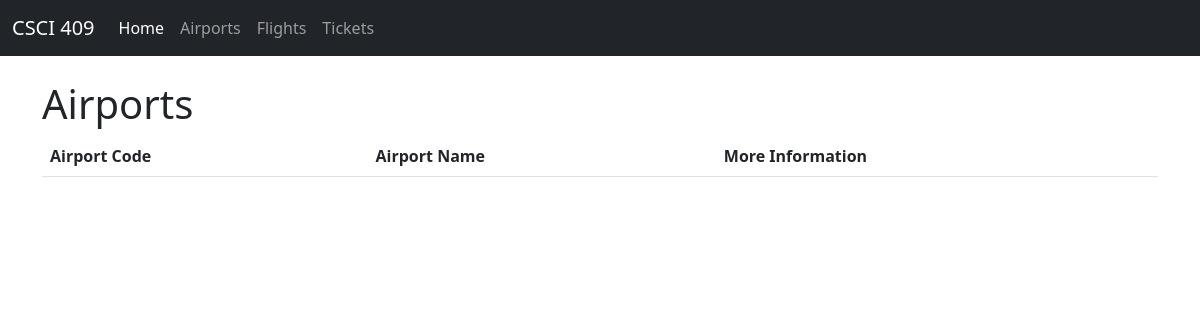
/, run on an earlier commit of the app's database.
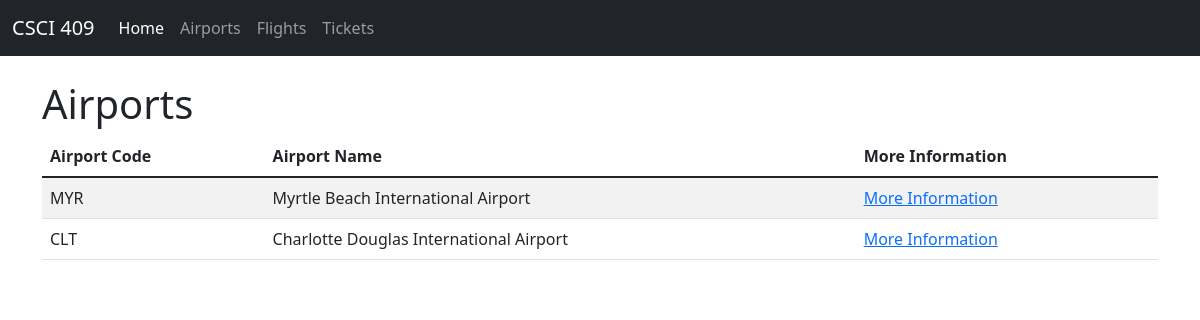
And on a later commit of the database.
### airports/models.py (models this page shows)
class Airport(models.Model):
    name = models.CharField(max_length=255)
    airport_code = models.CharField(max_length=3)
    address = models.CharField(max_length=255)
    city = models.CharField(max_length=255)
    state = models.CharField(max_length=2)
    zipcode = models.CharField(max_length=5)
    is_open = models.BooleanField()

### airports/views.py (the view)
# urls.py: path('', airports.views.index),
def index(request):
    airports = Airport.objects.all()
    context = {'airports': airports}
    return render(request, 'airports/index.html', context)

### airports/templates/airports/index.html
{% extends 'base.html' %}
{% block content %}
<h1>Airports</h1>
<table class="table table-striped">
    <thead>
        <tr>
            <th scope="col">Airport Code</th>
            <th scope="col">Airport Name</th>
            <th scope="col">More Information</th>
        </tr>
    </thead>
    <tbody>
        {% for airport in airports %}
            <tr>
                <td>{{ airport.airport_code }}</td>
                <td>{{ airport.name }}</td>
                <td><a href="/airports/{{ airport.airport_code }}">More Information</a></td>
            </tr>
        {% endfor %}
    </tbody>
</table>
{% endblock %}

### templates/base.html (shortened to what this page needs)
<!DOCTYPE html>
<html lang="en">
<head>
    <link href="https://cdn.jsdelivr.net/npm/bootstrap@5.1.3/dist/css/bootstrap.min.css" rel="stylesheet">
</head>
<body>
<nav class="navbar navbar-expand-md navbar-dark bg-dark mb-4">
    <div class="container-fluid">
        <a class="navbar-brand" href="#">CSCI 409</a>
        <div class="collapse navbar-collapse" id="navbarCollapse">
            <ul class="navbar-nav me-auto mb-2 mb-md-0">
                <li class="nav-item">
                    <a class="nav-link active" aria-current="page" href="#">Home</a>
                </li>
                <li class="nav-item">
                    <a class="nav-link" href="/airports">Airports</a>
                </li>
                <li class="nav-item">
                    <a class="nav-link" href="/flights">Flights</a>
                </li>
                <li class="nav-item">
                    <a class="nav-link" href="/tickets">Tickets</a>
                </li>
            </ul>
        </div>
    </div>
</nav>
<main>
    <div class="container">
        {% block content %}
        {% endblock %}
    </div>
</main>
</body>
</html>

What changed in the data, as far as the page shows it:
added Airport: airport_code "MYR", name "Myrtle Beach International Airport"
added Airport: airport_code "CLT", name "Charlotte Douglas International Airport"
